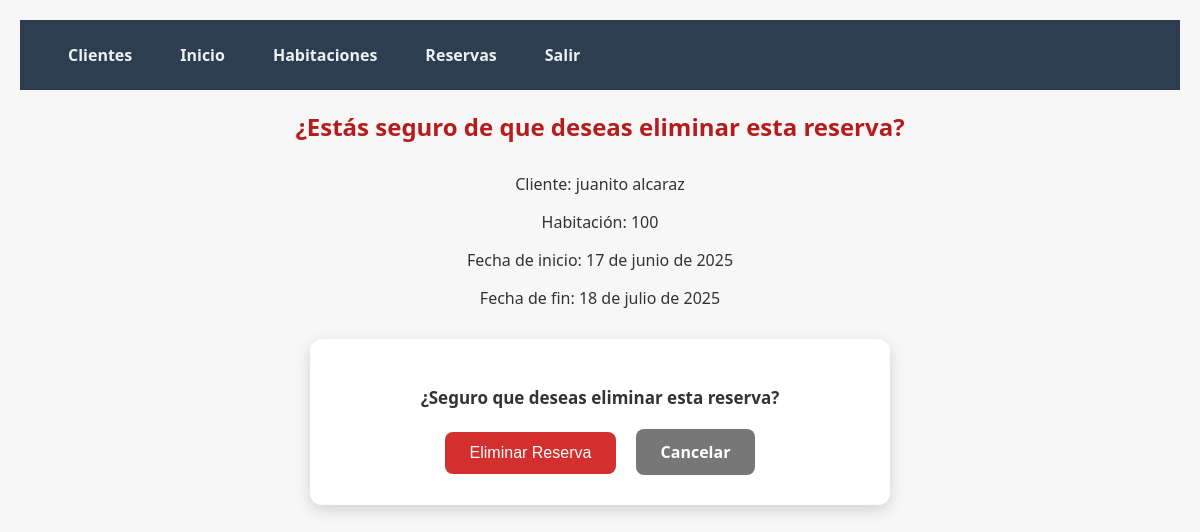
/reservas/eliminar/21/ (signed in), run on the app's committed database.
### reservas/models.py (models this page shows, shortened)
class Reserva(models.Model):
    id_reserva = models.AutoField(primary_key=True)
    cliente = models.ForeignKey(Cliente, on_delete=models.CASCADE)  # Quitar db_column para evitar problemas
    habitacion = models.ForeignKey(Habitacion, on_delete=models.CASCADE)  # Igual aquí
    fecha_inicio = models.DateField()
    fecha_fin = models.DateField()
    estado_reserva = models.CharField(
        max_length=20,
        choices=[
            ('confirmada', 'Confirmada'),
            ('pendiente', 'Pendiente'),
            ('cancelada', 'Cancelada'),
            ('completada', 'Completada'),
        ],
        default='pendiente'
    )

class Cliente(models.Model):
    id_cliente = models.AutoField(primary_key=True)
    nombre = models.CharField(max_length=100)
    apellido = models.CharField(max_length=100)
    email = models.EmailField(unique=True)
    telefono = models.CharField(max_length=20, blank=True, null=True)

class Habitacion(models.Model):
    id_habitacion = models.AutoField(primary_key=True)  # Opcional, Django lo crea automáticamente
    numero_habitacion = models.CharField(max_length=10)
    tipo_habitacion = models.ForeignKey(TipoHabitacion, on_delete=models.CASCADE)
    capacidad = models.IntegerField()
    estado = models.CharField(
        max_length=1,
        choices=[('D','Disponible'), ('O','Ocupada'), ('M','Mantenimiento')],
        default='D'
    )

### reservas/views.py (the view)
# urls.py: path('reservas/eliminar/<int:pk>/', views.eliminar_reserva, name='eliminar_reserva'),
@login_required
@user_passes_test(es_admin)
def eliminar_reserva(request, pk):
    reserva = get_object_or_404(Reserva, pk=pk)
    if request.method == 'POST':
        reserva.delete()
        return redirect('reservas')
    return render(request, 'eliminar_reserva.html', {'reserva': reserva})

### reservas/views.py (called while the page is built)
def es_admin(user):
    return user.is_staff

### reservas/templates/eliminar_reserva.html (shortened to what this page needs)
{% extends 'base.html' %}
{% load static %}
{% block content %}
<link rel="stylesheet" href="{% static 'css/crudReE.css' %}">
    <h2>¿Estás seguro de que deseas eliminar esta reserva?</h2>
    <p>Cliente: {{ reserva.cliente.nombre }} {{ reserva.cliente.apellido }}</p>
    <p>Habitación: {{ reserva.habitacion.numero_habitacion }}</p>
    <p>Fecha de inicio: {{ reserva.fecha_inicio }}</p>
    <p>Fecha de fin: {{ reserva.fecha_fin }}</p>
    <form method="post">
    <p>¿Seguro que deseas eliminar esta reserva?</p>
    <button type="submit" class="btn-eliminar">Eliminar Reserva</button>
    <a href="{% url 'reservas' %}">Cancelar</a>
</form>
{% endblock %}

### reservas/static/css/base.css (style rules this page uses)
body { font-family: Arial, sans-serif; margin: 0; padding: 0; }

### reservas/static/css/login.css (style rules this page uses)
body { background-color: #f0f2f5; font-family: Arial, sans-serif; margin: 0; padding: 0; }

### reservas/static/css/crudReE.css (style rules this page uses)
body { font-family: 'Segoe UI', Tahoma, Geneva, Verdana, sans-serif; background-color: #f7f7f7; margin: 0; padding: 20px; }
h2 { text-align: center; color: #b71c1c; margin-bottom: 30px; }
p { font-size: 16px; color: #333; text-align: center; margin-bottom: 8px; }
form { max-width: 500px; margin: 30px auto; background-color: #fff; padding: 30px 40px; border-radius: 12px; box-shadow: 0 5px 15px rgba(0, 0, 0, 0.15); text-align: center; }
form p:first-of-type { font-weight: bold; font-size: 17px; margin-bottom: 20px; }
.btn-eliminar { background-color: #d32f2f; color: #fff; border: none; padding: 12px 25px; font-size: 16px; border-radius: 8px; cursor: pointer; margin-right: 15px; transition: background-color 0.3s ease; }
form a { display: inline-block; text-decoration: none; background-color: #777; color: white; padding: 12px 25px; border-radius: 8px; font-weight: 600; transition: background-color 0.3s ease; }

### data on the page
Reserva: cliente.nombre "juanito", cliente.apellido "alcaraz", habitacion.numero_habitacion "100", fecha_inicio "17 de junio de 2025", fecha_fin "18 de julio de 2025"
